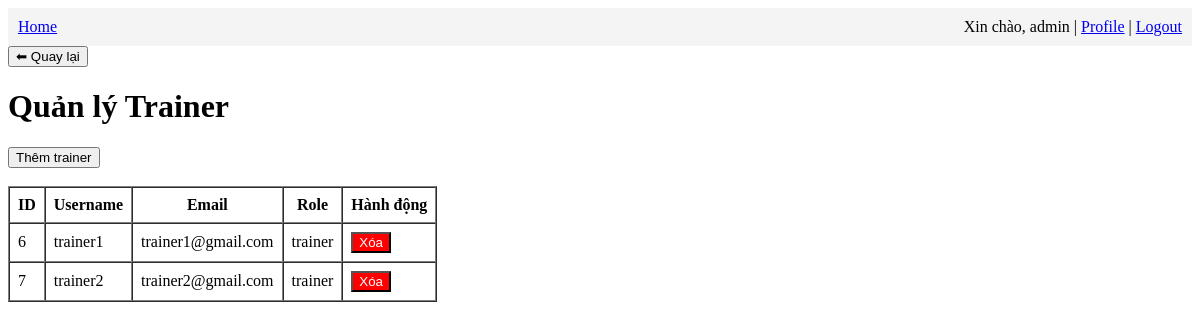
The app's page /admin/manage_trainers (signed in), older data.
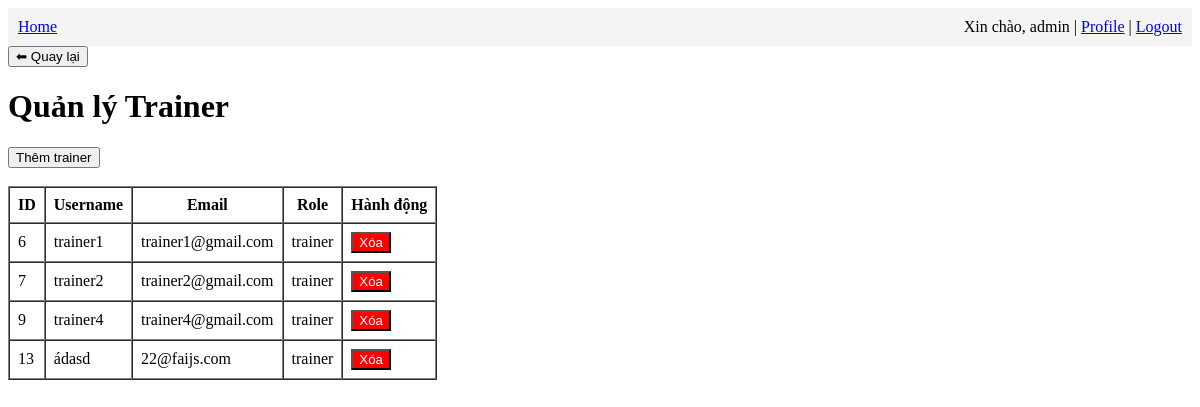
The same page, newer data.
### app/models.py (models this page shows, shortened)
class User(UserMixin, db.Model):
    id: so.Mapped[int] = so.mapped_column(primary_key=True)
    username: so.Mapped[str] = so.mapped_column(sa.String(64), index=True,unique=True)
    email: so.Mapped[str] = so.mapped_column(sa.String(120), index=True,unique=True)
    password_hash: so.Mapped[Optional[str]] = so.mapped_column(sa.String(256))
    role = db.Column(db.String(20), default=Role.MEMBER)

### app/admin/routes.py (the view)
    def wrapper(*args, **kwargs):
        if current_user.role != "admin":
            flash("Bạn không có quyền truy cập.")
            return redirect(url_for("main.index"))
        return func(*args, **kwargs)

### app/admin/routes.py (called while the page is built)
def admin_required(func):
    def wrapper(*args, **kwargs):
        if current_user.role != "admin":
            flash("Bạn không có quyền truy cập.")
            return redirect(url_for("main.index"))
        return func(*args, **kwargs)
    wrapper.__name__ = func.__name__
    return wrapper

@bp.route('/manage_trainers')
@login_required
@admin_required
def manage_trainers():
    trainers = User.query.filter_by(role="trainer").all()
    return render_template('admin/manage_trainers.html', trainers=trainers)

### app/models.py (called while the page is built)
@login.user_loader
def load_user(id):
    return db.session.get(User, int(id))

### app/admin/templates/admin/manage_trainers.html (shortened to what this page needs)
{% extends "base.html" %}
{% block content %}
<h1>Quản lý Trainer</h1>
    <a href="{{ url_for('admin.add_trainer') }}">
        <button>Thêm trainer</button>
    </a>
    <br><br>
    <table border="1" cellpadding="8" cellspacing="0">
        <tr>
            <th>ID</th>
            <th>Username</th>
            <th>Email</th>
            <th>Role</th>
            <th>Hành động</th>
        </tr>
        {% for trainer in trainers %}
        <tr>
            <td>{{ trainer.id }}</td>
            <td>{{ trainer.username }}</td>
            <td>{{ trainer.email }}</td>
            <td>{{ trainer.role }}</td>
            <td>
                <a href="{{ url_for('admin.delete_trainer', trainer_id=trainer.id) }}">
                    <button style="background:red;color:white;">Xóa</button>
                </a>
            </td>
        </tr>
        {% endfor %}
    </table>
{% endblock %}

Row changes from the older to the newer data that the page shows:
added User: id "9", username "trainer4", email "trainer4@gmail.com", role "trainer"
added User: id "13", username "ádasd", email "22@faijs.com", role "trainer"
